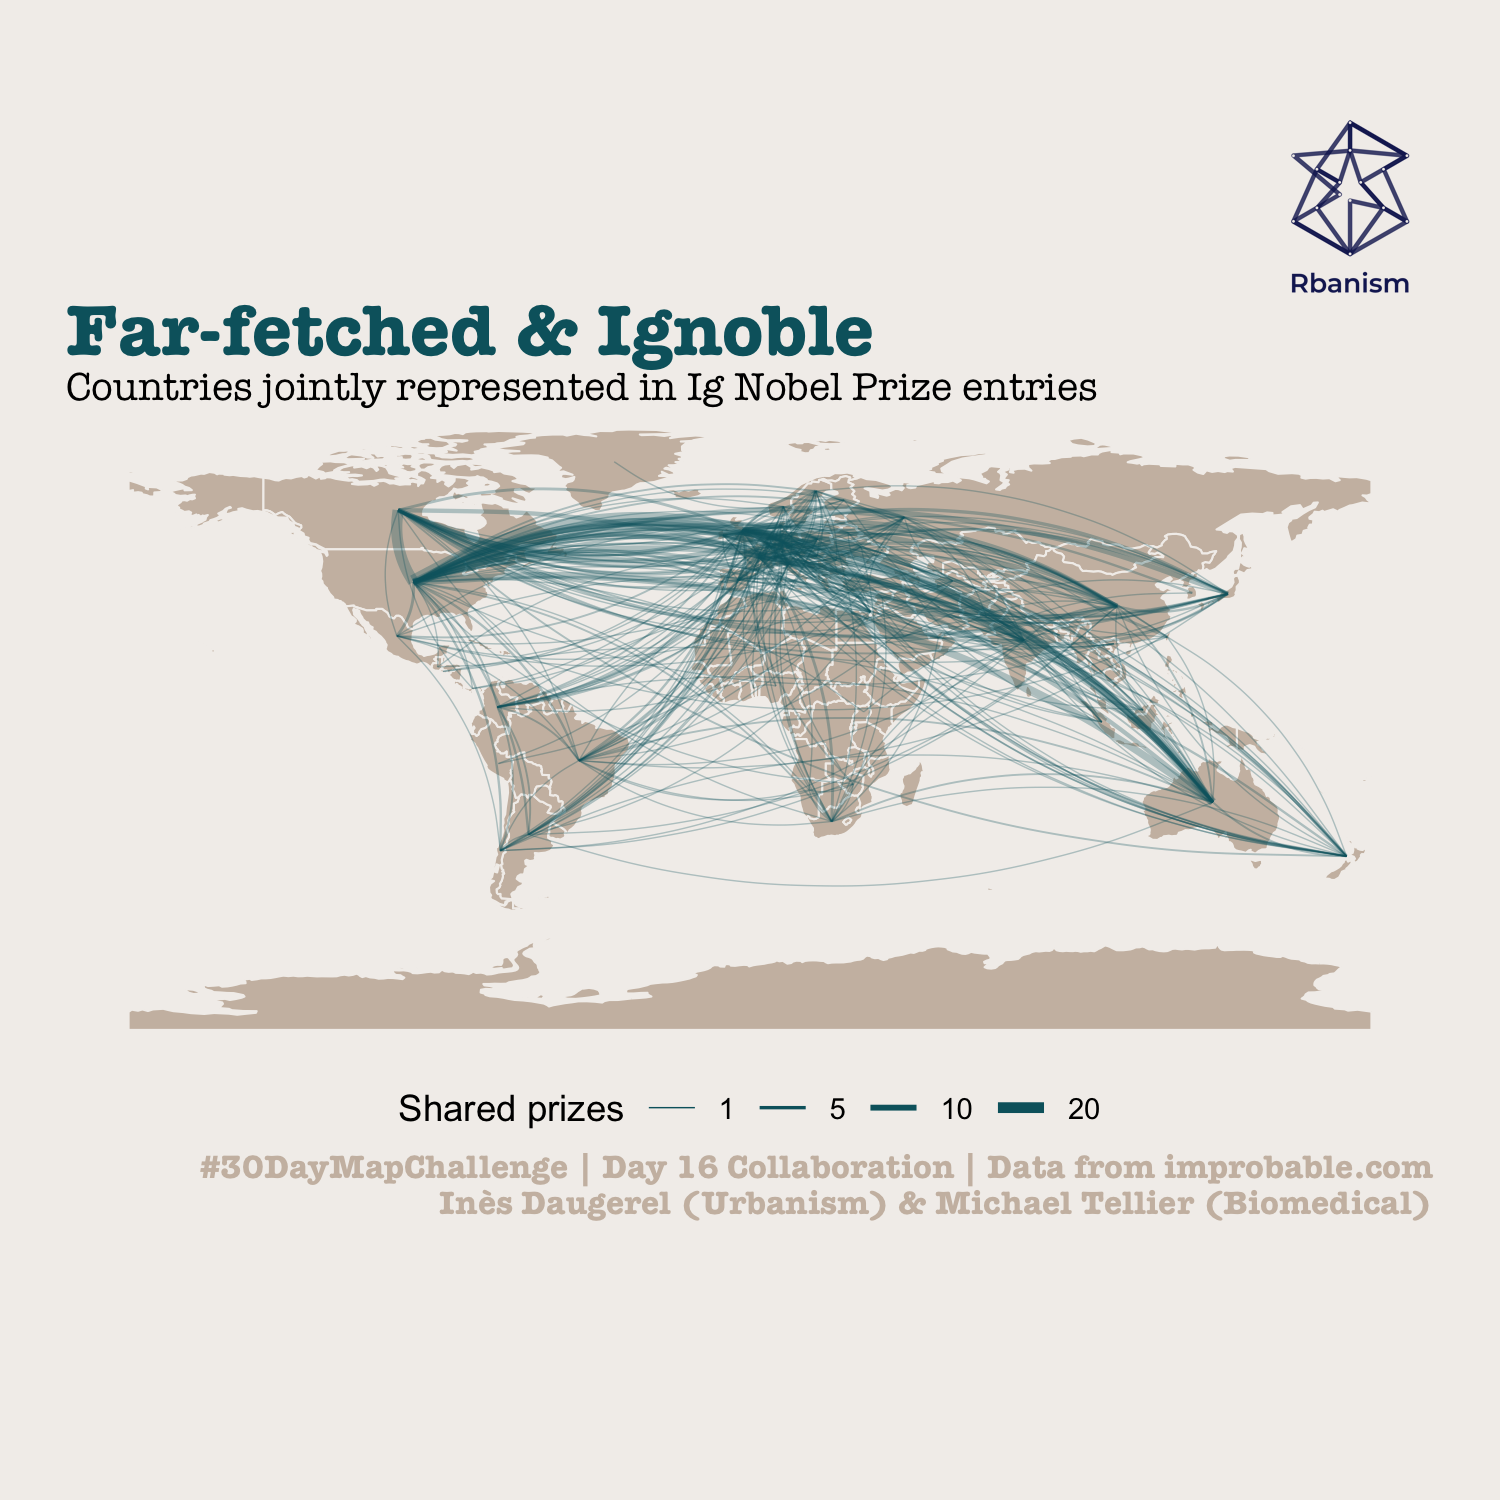

R code for this plot:
install.packages("tidyverse")
install.packages("sf")
install.packages("rnaturalearth")
install.packages("cowplot")

library(tidyverse)
library(sf)
library(rnaturalearth)

### Data (retrieved on November 9th, countries of institution, date and research name extracted with Copilot)
# Archives of Nobel IG : https://improbable.com/ig/winners/
### Logo
# Rbanism Logo available at : https://github.com/Rbanism/30DayMapChallenge2026/tree/main/resources/logo

### DATA PREPARATION
# "American Typewriter" ships with macOS only; fall back to a serif font elsewhere
title_font <- if (Sys.info()[["sysname"]] == "Darwin") "American Typewriter" else "serif"

compiled_ig <- read.csv(file = "data/Ig_Nobel_categories.csv", header = TRUE)
names(compiled_ig)[1] <- "Year"  # first header carries a UTF-8 BOM
simplified_data <- compiled_ig |>
  mutate(
    from = pmin(Country, `Collaborative.country`),
    to   = pmax(Country, `Collaborative.country`)) |>
  select(Year, `Award.category`, from, to, `Official.prize.description`) |>
  distinct()

write_csv(simplified_data, "Ig_Nobel_simple.csv")

###  WORLD MAP PREP, and PICKING ONE REPRESENTATIVE LOCATION PER COUNTRY
world <- ne_countries(scale = "small", returnclass = "sf") |>
  mutate(country = admin)
locations <- world |>
  st_drop_geometry() |>
  transmute(country, longitude = label_x, 
            latitude = label_y)

### CONNECTIONS (based on shared prizes), AND COUNTRY COORDINATES
links <- simplified_data |>
  filter(from != to) |>
  count(from, to, name = "shared_prizes") |>
  left_join(locations, by = c("from" = "country")) |>
  left_join(
    locations,
    by = c("to" = "country"),
    suffix = c("_from", "_to")
  )
setdiff(
  unique(c(simplified_data$from, simplified_data$to)),
  locations$country)

### PREP PLOT
map_plot <- ggplot() +
    geom_sf(
      data = world,
      fill = "#ccbdb0",
      colour = "#f2efec",
      linewidth = 0.3
    ) +
    geom_curve(
      data = links,
      aes(
        x = longitude_from,
        y = latitude_from,
        xend = longitude_to,
        yend = latitude_to,
        linewidth = shared_prizes
      ),
      curvature = 0.2,
      colour = "#05626d",
      alpha = 0.3,
      na.rm = TRUE
    ) +
    scale_linewidth(
      range = c(0.2, 2),
      breaks = c(1, 5, 10, 20),
      name = "Shared prizes"
    ) +
    guides(
      linewidth = guide_legend(
        override.aes = list(alpha = 1)
      )
    ) +
    coord_sf(crs = st_crs(4326)) +
    theme_void() +
    theme(
      panel.background = element_rect(fill = "#f2efec", colour = NA),
      plot.background = element_rect(fill = "#f2efec", colour = NA),
      legend.background = element_rect(fill = "#f2efec", colour = NA),
      legend.position = "bottom",
      plot.title = element_text( family = title_font,
        size = 22, face = "bold", colour = "#05626d"
      ),
      plot.subtitle = element_text(family = title_font, size = 12, face = "italic"),
      plot.caption = element_text( family = title_font, size = 10, face = "bold", colour = "#ccbdb0"),
      plot.margin = margin(20, 20, 20, 20)
    ) +
    labs(
      title = "Far-fetched & Ignoble",
      subtitle = "Countries jointly represented in Ig Nobel Prize entries",
      caption = "#30DayMapChallenge | Day 16 Collaboration | Data from improbable.com
      Inès Daugerel (Urbanism) & Michael Tellier (Biomedical)"
    )
  
map_plot

### FORMATTING FOR RBANISM POST ( with square size and with the logo)
logo <- png::readPNG("../../resources/logo/Logo_Rbanism_ Blue.png")
final_plot <- cowplot::ggdraw() + # colouring the WHOLE square, to include the space around the map
    cowplot::draw_grob(
      grid::rectGrob(
        gp = grid::gpar(fill = "#f2efec", col = NA)
      )) + # Add the map
    cowplot::draw_plot(map_plot) + # Place the logo in the top-right corner
    cowplot::draw_grob(
      grid::rasterGrob(logo),
      x = 0.84, y = 0.80,
      width = 0.12, height = 0.12
    )
final_plot

### SQUARE SAVE
ggsave(
    "Ig_Nobel_collaboration.png",
    plot = final_plot,
    width = 20, height = 20,
    units = "cm", dpi = 300,
    bg = "#f2efec"
  )

  
